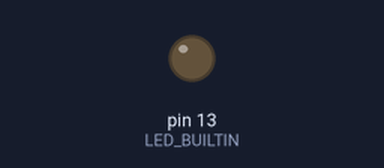
Simulated run of this sketch. Board: Arduino Uno, built with avr-gcc and run on an emulated ATmega328P. Parts: output pins drawn as LEDs (lit = HIGH).

Above: at 0.3 s.
At 6.02 s:
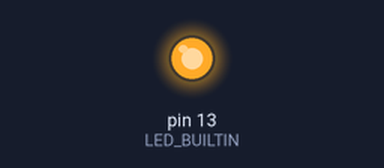
Timing chart, 0 to 6.3 s (numbered marks = the images above):
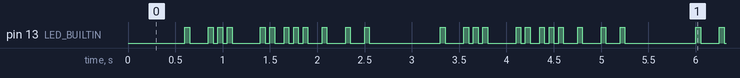

The sketch:

Blinkmorsecodehellowrldrgoettlich.ino
```cpp
int wrdlng = 200;
int shrt = 50;
int lng = 100;
// the setup function runs once when you press reset or power the board
void setup() {
  // initialize digital pin LED_BUILTIN as an output.
  pinMode(LED_BUILTIN, OUTPUT);
}

// the loop function runs over and over again forever
void loop() {
  digitalWrite(LED_BUILTIN, HIGH);
  digitalWrite(LED_BUILTIN, LOW);
  delay(shrt);
  digitalWrite(LED_BUILTIN, HIGH);
  digitalWrite(LED_BUILTIN, LOW);
  delay(shrt);
  digitalWrite(LED_BUILTIN, HIGH);
  digitalWrite(LED_BUILTIN, LOW);
  delay(shrt);
  digitalWrite(LED_BUILTIN, HIGH);
  digitalWrite(LED_BUILTIN, LOW);

  delay(wrdlng);
  digitalWrite(LED_BUILTIN, HIGH);
  digitalWrite(LED_BUILTIN, LOW);
  delay(wrdlng);

  digitalWrite(LED_BUILTIN, HIGH);
  digitalWrite(LED_BUILTIN, LOW);
  delay(shrt);
  digitalWrite(LED_BUILTIN, HIGH);
  delay(shrt);
  digitalWrite(LED_BUILTIN, LOW);
  delay(shrt);
  digitalWrite(LED_BUILTIN, HIGH);
  digitalWrite(LED_BUILTIN, LOW);
  delay(shrt);
  digitalWrite(LED_BUILTIN, HIGH);
  digitalWrite(LED_BUILTIN, LOW);
  delay(lng);

  digitalWrite(LED_BUILTIN, HIGH);
  delay(shrt);
  digitalWrite(LED_BUILTIN, LOW);
  delay(shrt);
  digitalWrite(LED_BUILTIN, HIGH);
  delay(shrt);
  digitalWrite(LED_BUILTIN, LOW);
  delay(shrt);
  digitalWrite(LED_BUILTIN, HIGH);
  delay(shrt);
  digitalWrite(LED_BUILTIN, LOW);
  delay(shrt);

  delay(wrdlng);

  digitalWrite(LED_BUILTIN, HIGH);
  digitalWrite(LED_BUILTIN, LOW);
  delay(shrt);
  digitalWrite(LED_BUILTIN, HIGH);
  delay(shrt);
  digitalWrite(LED_BUILTIN, LOW);
  delay(shrt);
  digitalWrite(LED_BUILTIN, HIGH);
  delay(shrt);
  digitalWrite(LED_BUILTIN, LOW);
  delay(lng);


  digitalWrite(LED_BUILTIN, HIGH);
  delay(shrt);
  digitalWrite(LED_BUILTIN, LOW);
  delay(shrt);
  digitalWrite(LED_BUILTIN, HIGH);
  delay(shrt);
  digitalWrite(LED_BUILTIN, LOW);
  delay(shrt);
  digitalWrite(LED_BUILTIN, HIGH);
  delay(shrt);
  digitalWrite(LED_BUILTIN, LOW);
  delay(lng);

  digitalWrite(LED_BUILTIN, HIGH);
  digitalWrite(LED_BUILTIN, LOW);
  delay(shrt);
  digitalWrite(LED_BUILTIN, HIGH);
  delay(shrt);
  digitalWrite(LED_BUILTIN, LOW);
  delay(shrt);
  digitalWrite(LED_BUILTIN, HIGH);
  digitalWrite(LED_BUILTIN, LOW);
  delay(lng);

  digitalWrite(LED_BUILTIN, HIGH);
  digitalWrite(LED_BUILTIN, LOW);
  delay(shrt);
  digitalWrite(LED_BUILTIN, HIGH);
  delay(shrt);
  digitalWrite(LED_BUILTIN, LOW);
  delay(shrt);
  digitalWrite(LED_BUILTIN, HIGH);
  digitalWrite(LED_BUILTIN, LOW);
  delay(shrt);
  digitalWrite(LED_BUILTIN, HIGH);
  digitalWrite(LED_BUILTIN, LOW);
  delay(shrt);

  digitalWrite(LED_BUILTIN, HIGH);
  delay(shrt);
  digitalWrite(LED_BUILTIN, LOW);
  delay(shrt);
  digitalWrite(LED_BUILTIN, HIGH);
  digitalWrite(LED_BUILTIN, LOW);
  delay(shrt);
  digitalWrite(LED_BUILTIN, HIGH);
  digitalWrite(LED_BUILTIN, LOW);
  delay(shrt);


}
```

Measured:
- by itself, pin 13 (LED_BUILTIN): moves between LOW and HIGH, repeating every 2.7 s
